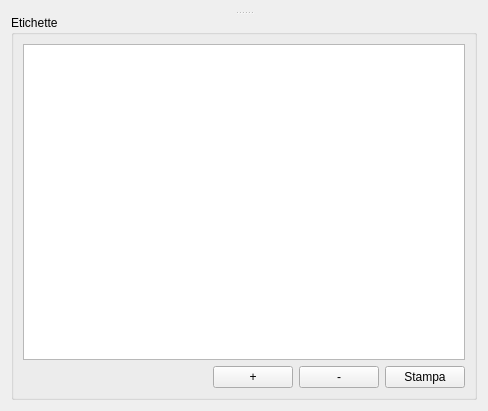
<?xml version="1.0" encoding="UTF-8"?>
<ui version="4.0">
 <class>BillAttributesGUI</class>
 <widget class="QWidget" name="BillAttributesGUI">
  <property name="geometry">
   <rect>
    <x>0</x>
    <y>0</y>
    <width>488</width>
    <height>411</height>
   </rect>
  </property>
  <property name="windowTitle">
   <string>Dati computo</string>
  </property>
  <layout class="QGridLayout" name="gridLayout">
   <item row="0" column="0">
    <widget class="QSplitter" name="splitter_2">
     <property name="orientation">
      <enum>Qt::Vertical</enum>
     </property>
     <widget class="QSplitter" name="splitter">
      <property name="orientation">
       <enum>Qt::Horizontal</enum>
      </property>
     </widget>
     <widget class="QGroupBox" name="attributesGroupBox">
      <property name="title">
       <string>Etichette</string>
      </property>
      <layout class="QGridLayout" name="gridLayout_3">
       <item row="1" column="2">
        <widget class="QPushButton" name="removeAttributePushButton">
         <property name="text">
          <string>-</string>
         </property>
        </widget>
       </item>
       <item row="1" column="3">
        <widget class="QPushButton" name="printAttributeBillPushButton">
         <property name="text">
          <string>Stampa</string>
         </property>
        </widget>
       </item>
       <item row="1" column="1">
        <widget class="QPushButton" name="addAttributePushButton">
         <property name="text">
          <string>+</string>
         </property>
        </widget>
       </item>
       <item row="1" column="0">
        <spacer name="horizontalSpacer">
         <property name="orientation">
          <enum>Qt::Horizontal</enum>
         </property>
         <property name="sizeHint" stdset="0">
          <size>
           <width>40</width>
           <height>20</height>
          </size>
         </property>
        </spacer>
       </item>
       <item row="0" column="0" colspan="4">
        <widget class="QTableView" name="attributesTableView"/>
       </item>
      </layout>
     </widget>
    </widget>
   </item>
  </layout>
 </widget>
 <resources/>
 <connections/>
</ui>
